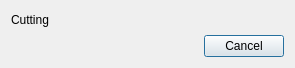
<?xml version="1.0" encoding="UTF-8"?>
<ui version="4.0">
 <class>CuttingDialog</class>
 <widget class="QDialog" name="CuttingDialog">
  <property name="geometry">
   <rect>
    <x>0</x>
    <y>0</y>
    <width>295</width>
    <height>68</height>
   </rect>
  </property>
  <property name="windowTitle">
   <string>Cutting...</string>
  </property>
  <layout class="QVBoxLayout" name="verticalLayout">
   <item>
    <widget class="QLabel" name="status">
     <property name="text">
      <string>Cutting</string>
     </property>
    </widget>
   </item>
   <item>
    <widget class="QDialogButtonBox" name="buttonBox">
     <property name="orientation">
      <enum>Qt::Horizontal</enum>
     </property>
     <property name="standardButtons">
      <set>QDialogButtonBox::Cancel</set>
     </property>
    </widget>
   </item>
  </layout>
 </widget>
 <resources/>
 <connections>
  <connection>
   <sender>buttonBox</sender>
   <signal>accepted()</signal>
   <receiver>CuttingDialog</receiver>
   <slot>accept()</slot>
   <hints>
    <hint type="sourcelabel">
     <x>248</x>
     <y>254</y>
    </hint>
    <hint type="destinationlabel">
     <x>157</x>
     <y>274</y>
    </hint>
   </hints>
  </connection>
  <connection>
   <sender>buttonBox</sender>
   <signal>rejected()</signal>
   <receiver>CuttingDialog</receiver>
   <slot>reject()</slot>
   <hints>
    <hint type="sourcelabel">
     <x>316</x>
     <y>260</y>
    </hint>
    <hint type="destinationlabel">
     <x>286</x>
     <y>274</y>
    </hint>
   </hints>
  </connection>
 </connections>
</ui>
